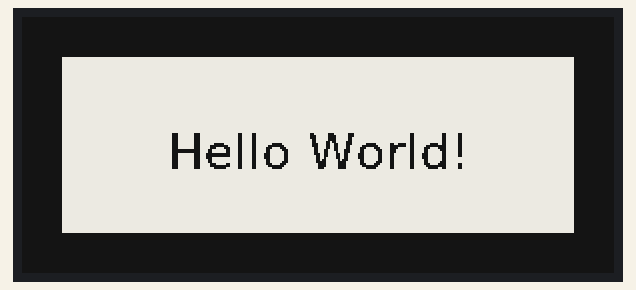
This program was run on a simulated Raspberry Pi (BCM pin numbers). On the bench: 296×128 one-colour display.

Above: at 3.1 s.

The program:

test.py
```python
# E-Ink:
# - https://my.cytron.io/p-2.9-inch-e-ink-raw-display-panel-tri-color?tracking=idris
# - https://my.cytron.io/p-universal-e-paper-raw-panel-driver-hat?tracking=idris
#
# References:
# - https://learn.adafruit.com/2-13-in-e-ink-bonnet/usage
# - https://gist.github.com/ScientificProgrammer/bd08a1474c6e5f0a8f102b35ac2533f1

import time
import digitalio
import busio
import board
from PIL import Image, ImageDraw, ImageFont
from adafruit_epd.epd import Adafruit_EPD
from adafruit_epd.il0373 import Adafruit_IL0373

# First define some color constants
WHITE = (0xFF, 0xFF, 0xFF)
BLACK = (0x00, 0x00, 0x00)
RED = (0xFF, 0x00, 0x00)

# Next define some constants to allow easy resizing of shapes and colors
BORDER = 20
FONTSIZE = 24
BACKGROUND_COLOR = RED
FOREGROUND_COLOR = WHITE
TEXT_COLOR = BLACK

spi = busio.SPI(board.SCK, MOSI=board.MOSI, MISO=board.MISO)
ecs = digitalio.DigitalInOut(board.CE0)
dc = digitalio.DigitalInOut(board.D25)
rst = digitalio.DigitalInOut(board.D17)
busy = digitalio.DigitalInOut(board.D24)
srcs = None

display = Adafruit_IL0373(
    128, 296, spi,
    cs_pin=ecs,
    dc_pin=dc,
    sramcs_pin=srcs,
    rst_pin=rst,
    busy_pin=busy
)
display.rotation = 3

image = Image.new("RGB", (display.width, display.height))

# Get drawing object to draw on image.
draw = ImageDraw.Draw(image)

# Draw a filled box as the background
draw.rectangle(
    (0, 0, display.width, display.height),
    fill=BACKGROUND_COLOR
)

# Draw a smaller inner foreground rectangle
draw.rectangle(
    (BORDER, BORDER, display.width - BORDER - 1, display.height - BORDER - 1),
    fill=FOREGROUND_COLOR,
)

# Load a TTF Font
font = ImageFont.truetype("/usr/share/fonts/truetype/dejavu/DejaVuSans.ttf", FONTSIZE)

# Draw Some Text
text = "Hello World!"
(font_width, font_height) = font.getsize(text)
draw.text(
    (display.width // 2 - font_width // 2, display.height // 2 - font_height // 2),
    text,
    font=font,
    fill=TEXT_COLOR,
)

# Display image.
display.image(image)
display.display()

time.sleep(180)

draw.rectangle(
    (0, 0, display.width, display.height),
    fill=FOREGROUND_COLOR
)

display.image(image)
display.display()
```
